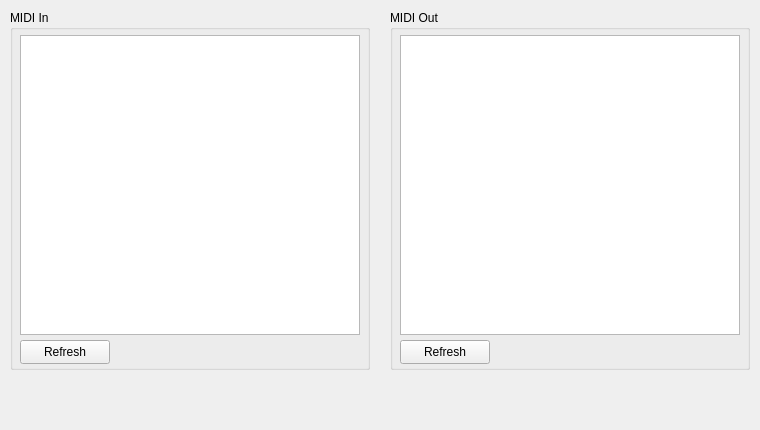
<?xml version="1.0" encoding="UTF-8"?>
<ui version="4.0">
 <class>MIDISettings</class>
 <widget class="QWidget" name="MIDISettings">
  <property name="geometry">
   <rect><x>0</x><y>0</y><width>760</width><height>430</height></rect>
  </property>
  <property name="windowTitle">
   <string>MIDI Settings</string>
  </property>
  <widget class="QGroupBox" name="midiInGroup">
   <property name="geometry">
    <rect><x>10</x><y>10</y><width>360</width><height>360</height></rect>
   </property>
   <property name="title"><string>MIDI In</string></property>
   <widget class="QListWidget" name="midiInList">
    <property name="geometry">
     <rect><x>10</x><y>25</y><width>340</width><height>300</height></rect>
    </property>
   </widget>
   <widget class="QPushButton" name="refreshMidiIn">
    <property name="geometry">
     <rect><x>10</x><y>330</y><width>90</width><height>24</height></rect>
    </property>
    <property name="text"><string>Refresh</string></property>
   </widget>
  </widget>
  <widget class="QGroupBox" name="midiOutGroup">
   <property name="geometry">
    <rect><x>390</x><y>10</y><width>360</width><height>360</height></rect>
   </property>
   <property name="title"><string>MIDI Out</string></property>
   <widget class="QListWidget" name="midiOutList">
    <property name="geometry">
     <rect><x>10</x><y>25</y><width>340</width><height>300</height></rect>
    </property>
   </widget>
   <widget class="QPushButton" name="refreshMidiOut">
    <property name="geometry">
     <rect><x>10</x><y>330</y><width>90</width><height>24</height></rect>
    </property>
    <property name="text"><string>Refresh</string></property>
   </widget>
  </widget>
 </widget>
 <resources/>
 <connections/>
</ui>
